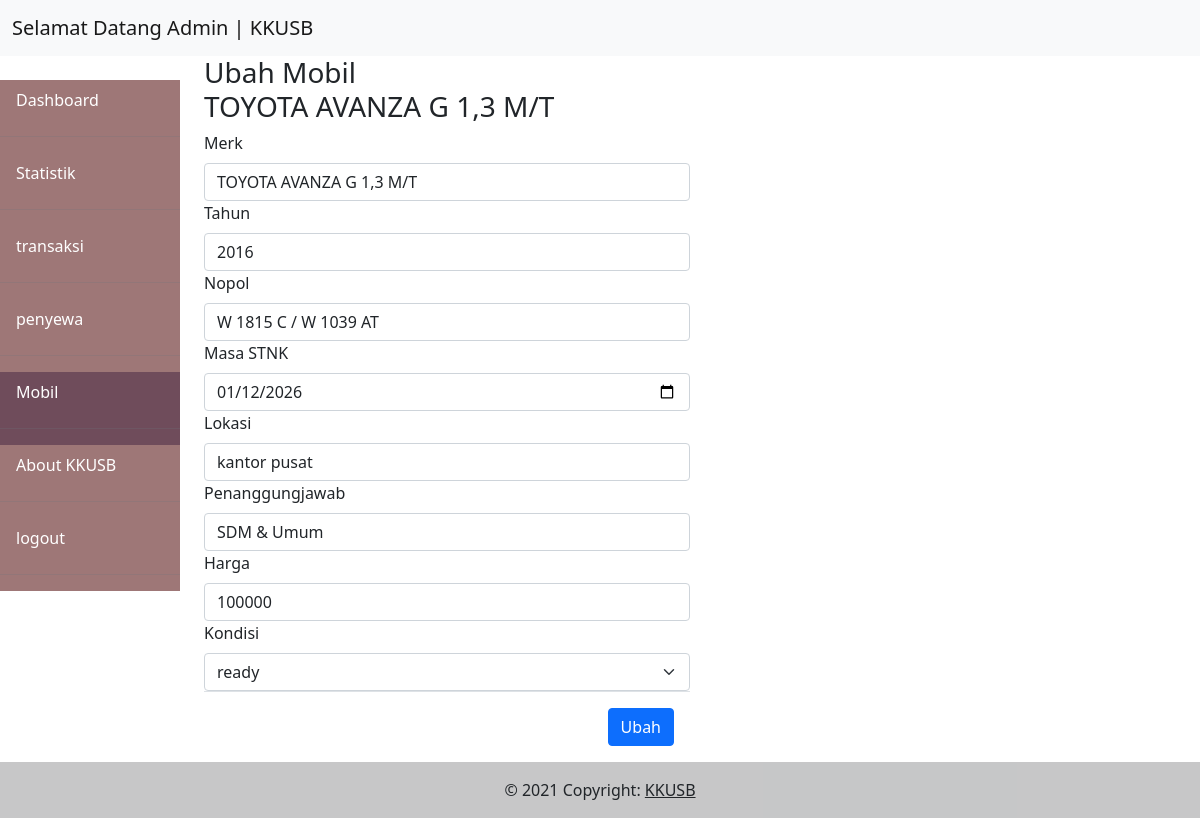
The app's page /mobil/ubahmobil/2 with its own data.
### tables this page shows
CREATE TABLE `mobil` (
  `id_mobil` int(11) NOT NULL,
  `merk` varchar(110) NOT NULL,
  `tahun` int(4) NOT NULL,
  `nopol` varchar(110) NOT NULL,
  `masa_stnk` varchar(110) NOT NULL,
  `lokasi` varchar(110) NOT NULL,
  `penanggungjawab` varchar(100) NOT NULL,
  `kondisi` varchar(100) NOT NULL,
  `harga` int(11) NOT NULL
);

### application/controllers/Mobil.php (called while the page is built, shortened)
<?php
class Mobil extends CI_Controller
{
  public function __construct()
  {
    $this->load->model('mobil_model');
  }
  public function ubahmobil($id)
  {
    $data['judul'] = 'ubah mobil Kendaraan';
    $data['mobil'] = $this->mobil_model->getDatamobilById($id);
    $data['kondisi'] = ['ready', 'not ready', 'maintainance'];
    $this->form_validation->set_rules('merk', 'merk', 'required');
    if ($this->form_validation->run() === false) {
      $this->load->view('templates/header', $data);
      $this->load->view('templates/sidebar');
      $this->load->view('mobil/ubahmobil', $data);
      $this->load->view('templates/footer');
    } else {
      $this->mobil_model->ubahmobil($id);
      redirect('mobil');
    }
  }
}

### index.php (called while the page is built, shortened)
<?php
require_once BASEPATH.'core/CodeIgniter.php';

### application/models/mobil_model.php (called while the page is built, shortened)
<?php
class mobil_model extends CI_Model
{
  public function getDatamobilById($id)
  {
    return $this->db->get_where('mobil', ['id_mobil' => $id])->row_array();
  }
}

### application/views/mobil/ubahmobil.php (the view, shortened to what this page needs)
<div class="col-md-5">
  <section class="content">
    <h3>Ubah Mobil
      <br>
      <?= $mobil['merk']; ?>
    </h3>
    <form action="" method="post">
      <label class="form-label">Merk</label>
      <input type="text" id="merk" class="form-control" value="<?php echo $mobil['merk'] ?>" name="merk">
      <label class="form-label">Tahun</label>
      <input type="text" id="tahun" class="form-control" value="<?php echo $mobil['tahun'] ?>" name="tahun">
      <label class="form-label">Nopol</label>
      <input type="text" id="nopol" class="form-control" value="<?php echo $mobil['nopol'] ?>" name="nopol">
      <label class="form-label">Masa STNK</label>
      <input type="date" id="masa_stnk" class="form-control" value="<?php echo $mobil['masa_stnk'] ?>" name="masa_stnk">
      <label class="form-label">Lokasi</label>
      <input type="text" id="lokasi" class="form-control" value="<?php echo $mobil['lokasi'] ?>" name="lokasi">
      <label class="form-label">Penanggungjawab</label>
      <input type="text" id="penanggungjawab" class="form-control" value="<?php echo $mobil['penanggungjawab'] ?>" name="penanggungjawab">
      <label class="form-label">Harga</label>
      <input type="number" id="harga" class="form-control" value="<?php echo $mobil['harga'] ?>" name="harga">
      <label class="form-label">Kondisi</label>
      <select class="form-select" name="kondisi">
        <?php foreach ($kondisi as $kon) : ?>
          <?php if ($kon === $mobil['kondisi']) : ?>
            <option value="<?php echo $kon ?>" selected><?php echo $kon ?></option>
          <?php else : ?>
            <option value="<?php echo $kon ?>"><?php echo $kon ?></option>
          <?php endif; ?>
        <?php endforeach; ?>
      </select>
      <div class="modal-footer">
        <button type="submit" class="btn btn-primary">Ubah</button>
      </div>
    </form>
  </section>
</div>

### records on screen
mobil: merk "TOYOTA AVANZA G 1,3 M/T", tahun "2016", nopol "W 1815 C / W 1039 AT", masa_stnk "01/12/2026", lokasi "kantor pusat", penanggungjawab "SDM & Umum", harga "100000", kondisi "ready"
